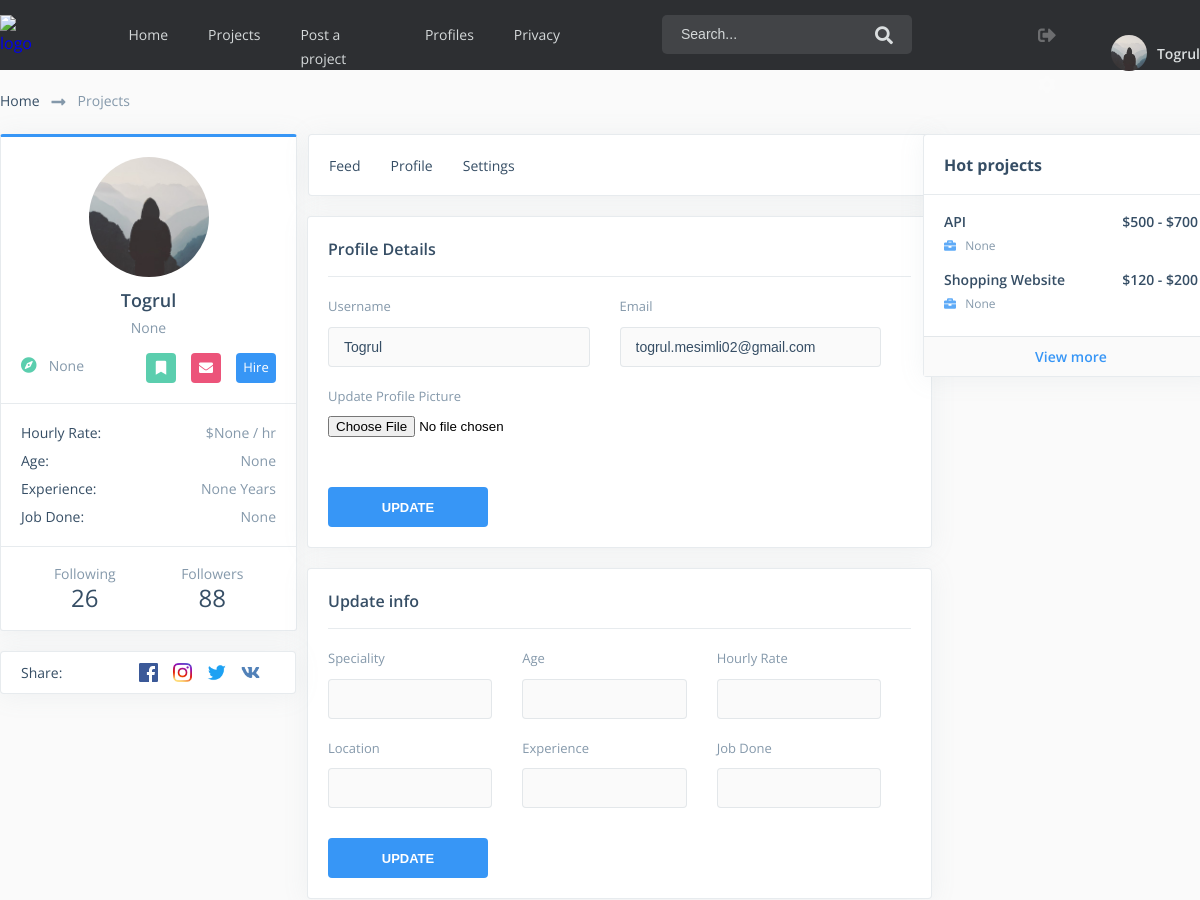
Page /profile/settings (signed in, upper part) on the earlier database version.
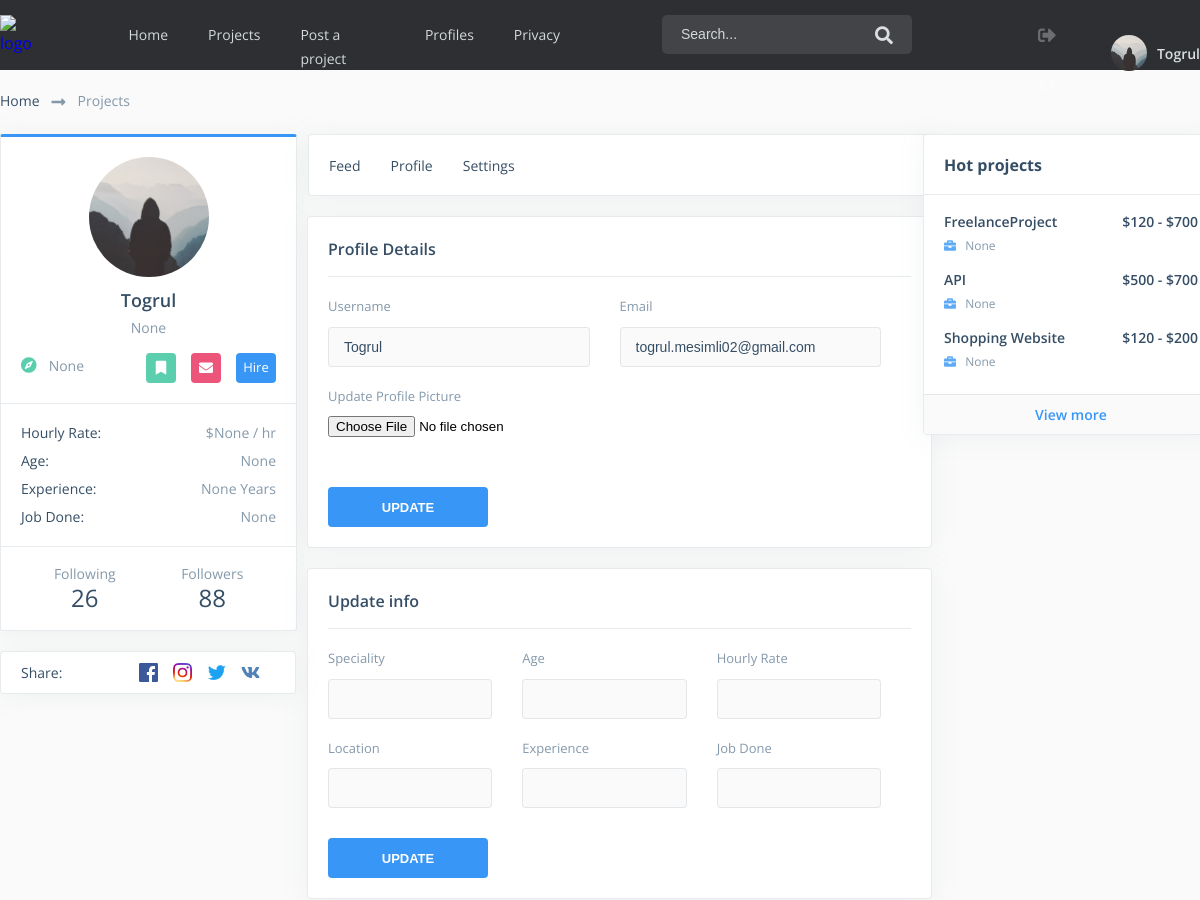
Same page on the later database version.
### app/models.py (models this page shows, shortened)
class Post(db.Model):
    id = db.Column(db.Integer, primary_key=True)
    title = db.Column(db.String(20), nullable=False)
    date_posted = db.Column(db.DateTime, nullable=False, default=datetime.utcnow)
    min_pay = db.Column(db.Integer, nullable=False)
    max_pay = db.Column(db.Integer)
    content = db.Column(db.Text, nullable=False)
    user_id = db.Column(db.Integer, db.ForeignKey('user.id'), nullable=False)
    tag = db.relationship('Tag', secondary='posts_tags', backref=db.backref('posts', lazy='dynamic'))
    comments = db.relationship('Comment', backref='host', lazy=True)
    bids = db.relationship('Bid', backref='bid_host', lazy=True)

class User(db.Model, UserMixin):
    id = db.Column(db.Integer, primary_key=True)
    username = db.Column(db.String(20), unique=True, nullable=False)
    email = db.Column(db.String(120), unique=True, nullable=False)
    image_file = db.Column(db.String(20), nullable=False, default='default.jpg')
    password = db.Column(db.String(60), nullable=False)
    about_user = db.Column(db.Text)
    education = db.Column(db.Text)
    speciality = db.Column(db.String(20))
    location = db.Column(db.String(20))
    age = db.Column(db.Integer)
    experience = db.Column(db.Integer)
    hourly_rate = db.Column(db.Integer)
    job_done = db.Column(db.Integer)
    posts = db.relationship('Post', backref='author', lazy=True, cascade='all,delete')
    comments = db.relationship('Comment', backref='comment_author', lazy=True, cascade='all,delete')
    bids = db.relationship('Bid', backref='bid_owner', lazy=True, cascade='all,delete')

### app/routes.py (the view)
@app.route('/profile/settings', methods=['GET','POST'])
def settings():
    form = UpdateProfileForm()
    formInfo = UpdateInfoForm()
    aboutform = AboutForm()
    sidebox_posts = Post.query.order_by(Post.date_posted.desc()).paginate(per_page=5)
    if form.validate_on_submit():
        if form.picture.data:
            picture_file = save_picture(form.picture.data)
            current_user.image_file = picture_file
        current_user.username = form.username.data
        current_user.email = form.email.data
        db.session.commit()
        return redirect(url_for('settings'))
    elif request.method == 'GET':
        form.username.data = current_user.username
        form.email.data = current_user.email
    if formInfo.validate_on_submit():
        current_user.speciality = formInfo.speciality.data
        current_user.experience = formInfo.experience.data
        current_user.location = formInfo.location.data
        current_user.age = formInfo.age.data
        current_user.hourly_rate = formInfo.hourly_rate.data
        current_user.job_done = formInfo.job_done.data
        db.session.commit()
        return redirect(url_for('settings'))
    elif request.method == 'GET':
        formInfo.speciality.data = current_user.speciality
        formInfo.experience.data = current_user.experience
        formInfo.location.data = current_user.location
        formInfo.age.data = current_user.age
        formInfo.hourly_rate.data = current_user.hourly_rate
        formInfo.job_done.data = current_user.job_done
    if aboutform.validate_on_submit():
        current_user.about_user = aboutform.about_user.data
        current_user.education = aboutform.education.data
        db.session.commit()
        return redirect(url_for('info'))
    elif request.method == 'GET':
        aboutform.about_user.data = current_user.about_user
        aboutform.education.data = current_user.education
    image_file = url_for('static', filename='profile-pictures/' + current_user.image_file )
    return render_template('profile_settings.html', title='Settings', image_file=image_file, form=form, formInfo=formInfo, aboutform=aboutform, sidebox_posts=sidebox_posts)

### app/forms.py (shortened to what this page needs)
class UpdateProfileForm(FlaskForm):
    username = StringField('Username', validators=[DataRequired(), Length(min=2, max=20)])
    email = StringField('Email', validators=[DataRequired(), Email()])
    picture = FileField('Update Profile Picture', validators=[FileAllowed(['jpg', 'png'])])
    submit = SubmitField('UPDATE')

class UpdateInfoForm(FlaskForm):
    speciality = StringField('Speciality', validators=[DataRequired()])
    location = StringField('Location')
    age = StringField('Age')
    experience = StringField('Experience')
    hourly_rate = StringField('Hourly Rate')
    job_done = StringField('Job Done')
    submit = SubmitField('UPDATE')

### app/models.py (called while the page is built)
@login_manager.user_loader
def load_user(user_id):
    return User.query.get(int(user_id))

### app/templates/profile_settings.html (shortened to what the changed rows need)
{% extends "layout.html" %} {% block css %}
<link rel="stylesheet" href="{{url_for('static',filename='css/profile.css')}}"> {% endblock %}  {% block content %}
<main>
    <div class="arrow-content">
        <div class="container">
            <div class="row">
                <div class="col-3">
                    <div class="profile-sidebox sidebox hot-projects">
                        <div class="sidebox-content">
                            {% for post in sidebox_posts.items %}
                                <div class="sidebox-job">
                                    <div class="sidebox-job-title">
                                        <a href="{{ url_for('post', post_id=post.id) }}">{{ post.title }}</a>
                                        <span>${{ post.min_pay }} - ${{ post.max_pay }}</span>
                                    </div>
                                    <div class="sidebox-job-speciality">
                                        <i class="fas fa-briefcase"></i>
                                        <span>{{ post.author.speciality }}</span>
                                    </div>
                                </div>
                            {% endfor %}
                        </div>
                    </div>
                </div>
            </div>
        </div>
    </div>
</main>
{% endblock %}

Differences in the rows shown:
added Post: title "FreelanceProject", min_pay "120", max_pay "700", author.speciality "None"
